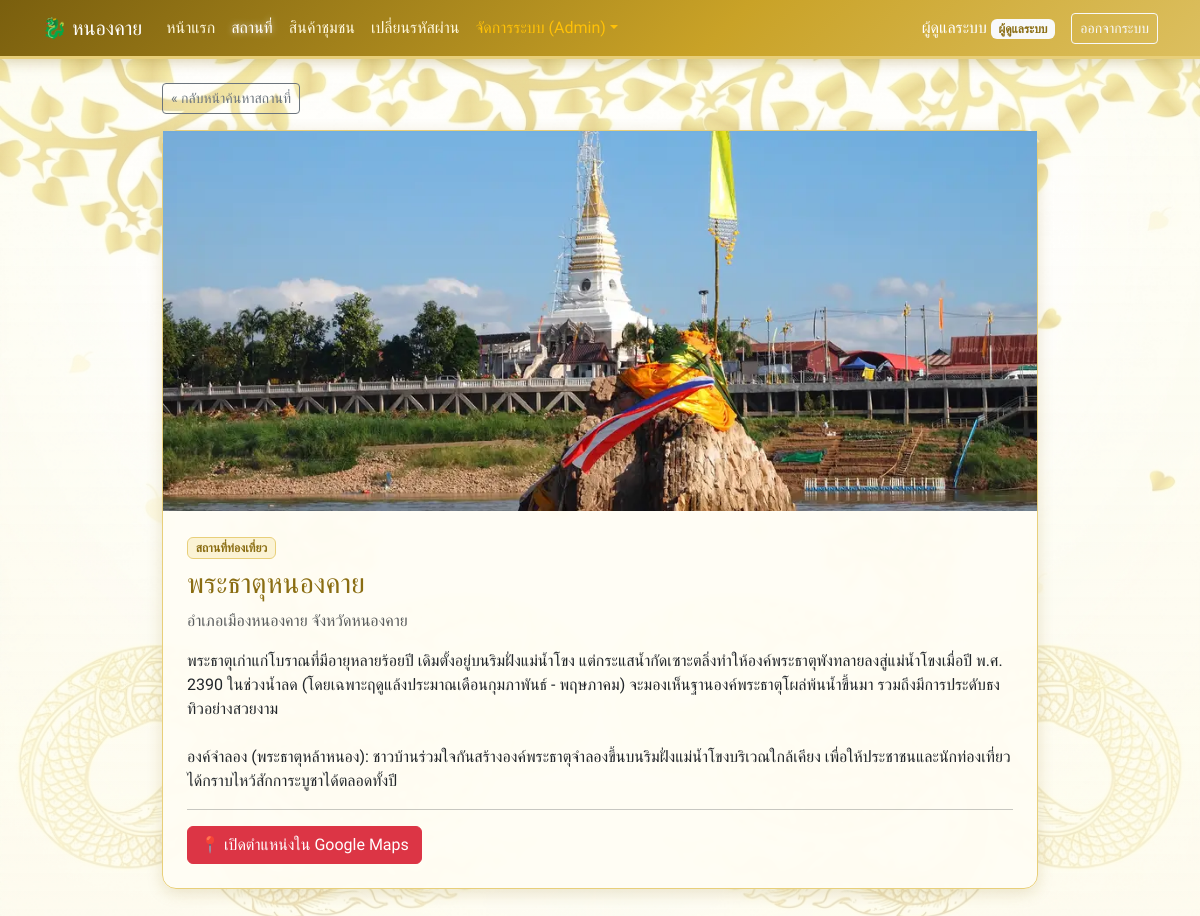
The page /place_view.php?id=P001 (signed in) on the database its author committed.
### tables this page shows
CREATE TABLE place (
    place_id VARCHAR(10) PRIMARY KEY,
    place_name VARCHAR(150) NOT NULL,
    description TEXT,
    gps VARCHAR(50),
    district_id VARCHAR(10),
    place_type_id VARCHAR(10),
    CONSTRAINT fk_place_district
        FOREIGN KEY (district_id) REFERENCES district(district_id),
    CONSTRAINT fk_place_type
        FOREIGN KEY (place_type_id) REFERENCES place_type(place_type_id)
);

CREATE TABLE place_type (
    place_type_id VARCHAR(10) PRIMARY KEY,
    place_type_name VARCHAR(100) NOT NULL
);

CREATE TABLE district (
    district_id VARCHAR(10) PRIMARY KEY,
    district_name VARCHAR(100) NOT NULL
);

### connect.php (called while the page is built, shortened)
<?php
function h($v) {
    return htmlspecialchars((string)($v ?? ''), ENT_QUOTES, 'UTF-8');
}
function gps_link($gps) {
    $gps = trim($gps ?? '');
    if ($gps !== '' && preg_match('#^https?://#i', $gps)) {
        return $gps;
    }
    return null;
}
?>

### place_view.php (the view, shortened to what this page needs)
<?php
require_once 'connect.php';
$id = trim($_GET['id'] ?? '');
$s = $conn->prepare("SELECT p.*, t.place_type_name, d.district_name
                     FROM place p
                     LEFT JOIN place_type t ON p.place_type_id = t.place_type_id
                     LEFT JOIN district d ON p.district_id = d.district_id
                     WHERE p.place_id = ?");
$s->bind_param("s", $id);
$s->execute();
$p = $s->get_result()->fetch_assoc();
$imgs = [];
if ($p) {
    $si = $conn->prepare("SELECT link_file FROM place_image WHERE place_id = ? ORDER BY place_image_id");
    $si->bind_param("s", $id);
    $si->execute();
    $ri = $si->get_result();
    while ($im = $ri->fetch_assoc()) $imgs[] = $im['link_file'];
}
$gl = $p ? gps_link($p['gps']) : null;
?>
<!DOCTYPE html>
<html lang="th">
<head>
    <link href="https://cdn.jsdelivr.net/npm/bootstrap@5.3.0/dist/css/bootstrap.min.css" rel="stylesheet">
</head>
<body class="bg-light">
<?php include 'navbar.php'; ?>
<div class="container pb-5" style="max-width: 900px;">
    <a href="places.php" class="btn btn-outline-secondary btn-sm mb-3">&laquo; กลับหน้าค้นหาสถานที่</a>
<?php if (!$p): ?>
    <div class="alert alert-warning">ไม่พบข้อมูลสถานที่</div>
<?php else: ?>
    <div class="card shadow-sm">
        <?php if ($imgs): ?>
            <div class="row g-0">
                <?php foreach ($imgs as $f): ?>
                    <div class="<?= count($imgs) > 1 ? 'col-md-6' : 'col-12' ?>">
                        <img src="<?= h($f) ?>" class="w-100" style="max-height: 380px; object-fit: cover;" alt="<?= h($p['place_name']) ?>">
                    </div>
                <?php endforeach; ?>
            </div>
        <?php endif; ?>
        <div class="card-body p-4">
            <span class="badge bg-info text-dark mb-2"><?= h($p['place_type_name'] ?? 'ไม่ระบุประเภท') ?></span>
            <h3 class="text-success"><?= h($p['place_name']) ?></h3>
            <?php if (!empty($p['district_name'])): ?>
                <p class="text-muted">อำเภอ<?= h($p['district_name']) ?> จังหวัดหนองคาย</p>
            <?php endif; ?>
            <p><?= !empty($p['description']) ? nl2br(h($p['description'])) : '-' ?></p>
            <hr>
            <?php if ($gl): ?>
                <a href="<?= h($gl) ?>" target="_blank" rel="noopener" class="btn btn-danger">📍 เปิดตำแหน่งใน Google Maps</a>
            <?php else: ?>
                <span class="text-muted">ยังไม่มีข้อมูลตำแหน่งบน Google Maps</span>
            <?php endif; ?>
        </div>
    </div>
<?php endif; ?>
</div>
</body>
</html>

### theme.css (style rules this page uses)
:root { --gold: #c9a227; --gold-light: #e8cf7a; --gold-pale: #fbf3d5; --gold-dark: #8a6d12; --brown: #4a3a0c; --cream: #fffdf5; }
html { min-height: 100%; }
body, body.bg-light { font-family: 'Sarabun', sans-serif; color: var(--brown); background-color: var(--cream) !important; background-image: url('bg.jpg') !important; background-repeat: no-repeat !important; background-position: center bottom !important; background-size: cover !important; background-attachment: fixed !important; }
body::before { content: ""; position: fixed; inset: 0; background: linear-gradient(180deg, rgba(255,253,245,.35) 0%, rgba(255,253,245,.55) 100%); pointer-events: none; z-index: -1; }
h1, h2, h3, h4, h5, h6, .navbar-brand, .display-6 { font-family: 'Prompt', 'Sarabun', sans-serif; }
.text-success { color: var(--gold-dark) !important; }
.card, .bg-white { background-color: rgba(255,253,245,.92) !important; border: 1px solid var(--gold-light) !important; border-radius: 14px !important; backdrop-filter: blur(3px); }
.card.shadow-sm, .shadow-sm, .shadow { box-shadow: 0 4px 16px rgba(138,109,18,.18) !important; }
.badge.bg-info { background: var(--gold-pale) !important; color: var(--gold-dark) !important; border: 1px solid var(--gold-light); }
a { color: var(--gold-dark); }

### rows shown on the page
place: place_type.place_type_name "สถานที่ท่องเที่ยว", place_name "พระธาตุหนองคาย", district.district_name "เมืองหนองคาย", description "พระธาตุเก่าแก่โบราณที่มีอายุหลายร้อยปี เดิมตั้งอยู่บนริมฝั่งแม่น้ำโขง แต่กระแสน้ำกัดเซาะตลิ่งทำให้องค์พระธาตุพังทลายลงสู่แม่น้ำโขงเมื่อปี พ.ศ. 2390 ในช่วงน้ำลด (โดยเฉพาะฤดูแล้งประมาณเดือนกุมภาพันธ์ - พฤษภาคม) จะมองเห็นฐานองค์พระธาตุโผล่พ้นน้ำขึ้นมา รวมถึงมีการประดับธงทิวอย่างสวยงาม องค์จำลอง (พระธาตุหล้าหนอง): ชาวบ้านร่วมใจกันสร้างองค์พระธาตุจำลองขึ้นบนริมฝั่งแม่น้ำโขงบริเวณใกล้เคียง เพื่อให้ประชาชนและนักท่องเที่ยวได้กราบไหว้สักการะบูชาได้ตลอดทั้งปี"

### other values the page prints
$_SESSION['name'] "ผู้ดูแลระบบ"
